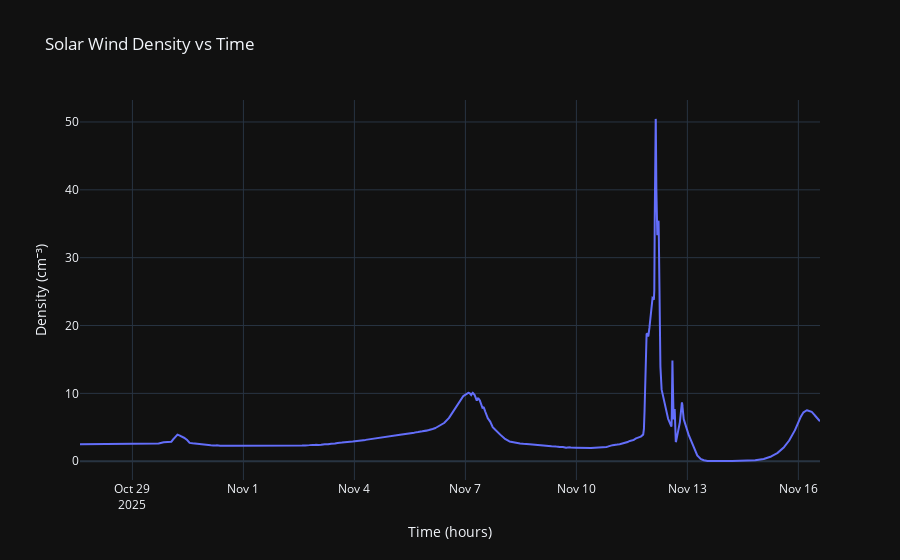

The notebook cell this image was saved under:
### Code cell
# Create a line plot
fig = go.Figure()
fig.add_trace(go.Scatter(x=converted_times, y=converted_density_earth, mode='lines', name='Density'))

fig.update_layout(
    title="Solar Wind Density vs Time",
    xaxis_title="Time (hours)",
    yaxis_title="Density (cm⁻³)",
    template="plotly_dark"
)
fig.show()

### Figure 1 — Plotly figure (JSON) as saved in the notebook; plotly's stock layout.template omitted (floating-point values rounded to 4 significant figures; data arrays with more than 128 entries replaced by an {"elided": "..."} marker saying what was removed)
{"data": [{"mode": "lines", "name": "Density", "type": "scatter", "x": {"elided": "13988 str values"}, "y": {"elided": "13988 float values"}}], "layout": {"autosize": true, "title": {"text": "Solar Wind Density vs Time"}, "xaxis": {"autorange": true, "range": ["2025-10-27 14:00", "2025-11-16 14:02:02.5938"], "title": {"text": "Time (hours)"}, "type": "date"}, "yaxis": {"autorange": true, "range": [-2.767, 53.24], "title": {"text": "Density (cm⁻³)"}, "type": "linear"}}}
